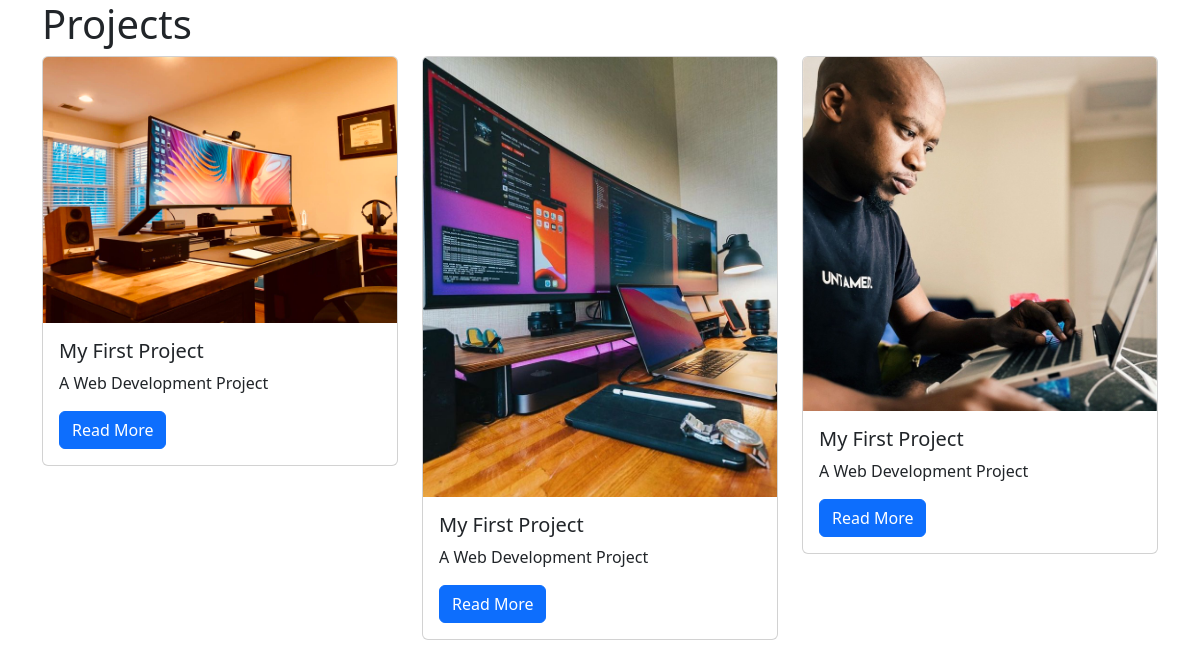
The page /projects/ on the database as committed earlier.
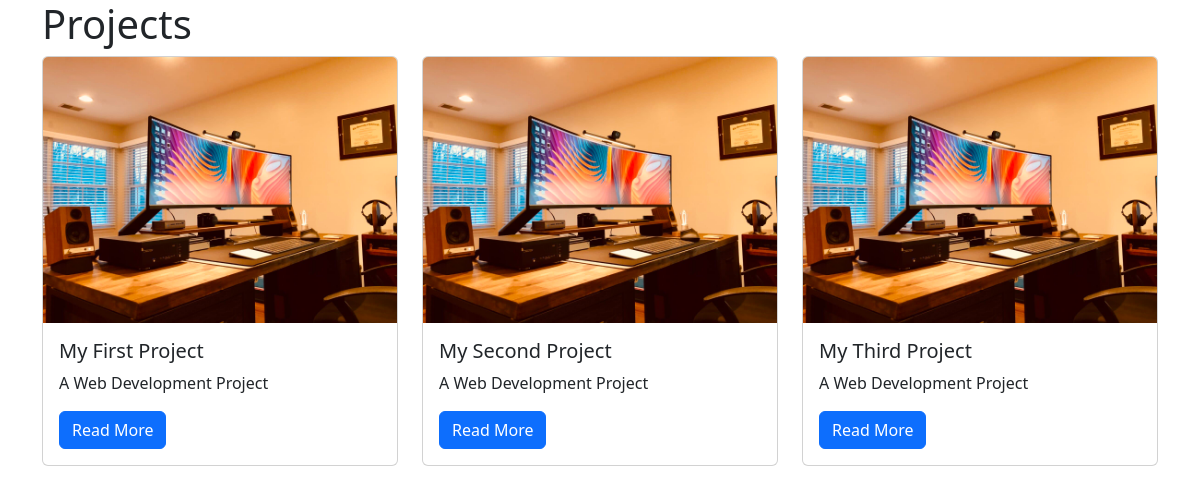
The same page on the database as committed later.
### projects/models.py (models this page shows)
class Project(models.Model):
    title = models.CharField(max_length=100)
    description = models.TextField()
    technology = models.CharField(max_length=20)
    image = models.FileField(upload_to="project_images/", blank=True)

### projects/views.py (the view)
# urls.py: path("", views.project_index, name="project_index"),
def project_index(request):
    projects = Project.objects.all()
    context = {
        "projects": projects
    }
    return render(request, "projects/project_index.html", context)

### projects/templates/projects/project_index.html
{% extends "base.html" %}
{% block page_content %}
<h1>Projects</h1>
<div class="row">
{% for project in projects %}
    <div class="col-md-4">
        <div class="card mb-2">
            {% if project.image %}
                <img class="card-img-top" src="{{ project.image.url }}">
            {% endif %}
            <div class="card-body">
                <h5 class="card-title">{{ project.title }}</h5>
                <p class="card-text">{{ project.description }}</p>
                <a href="{% url 'project_detail' project.pk %}"
                   class="btn btn-primary">
                    Read More
                </a>
            </div>
        </div>
    </div>
    {% endfor %}
</div>
{% endblock %}

### pages/templates/base.html (shortened to what this page needs)
<!DOCTYPE html>
<html lang="en">
<head>
    <link
        href="https://cdn.jsdelivr.net/npm/bootstrap@5.3.1/dist/css/bootstrap.min.css"
        rel="stylesheet"
    >
</head>
<body class="container">
{% block page_content %}{% endblock page_content %}
</body>
</html>

Rows that differ between the two databases and show on the page:
changed Project: image: a different picture; title "My First Project" → "My Second Project"
changed Project: image: a different picture; title "My First Project" → "My Third Project"
